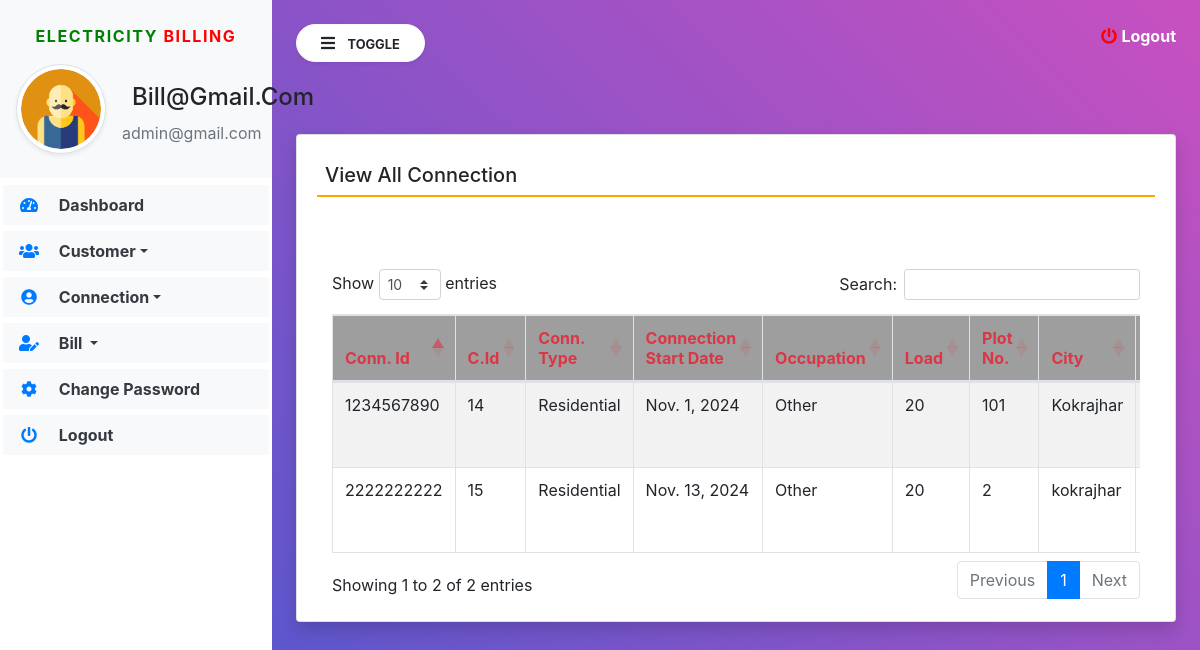
Screenshot of /view_Connection (signed in) with the database file from the repository.
### electricity/models.py (models this page shows, shortened)
class Connection(models.Model):
    customer = models.ForeignKey(Customer,on_delete=models.CASCADE)
    connectionid = models.CharField(max_length=10, null=True)
    connectiontype = models.CharField(max_length=100, null=True)
    connectionstartdate = models.DateField(null=True)
    occupation = models.CharField(max_length=100, null=True)
    connectionload = models.CharField(max_length=100, null=True)
    plotno = models.CharField(max_length=50, null=True)
    city = models.CharField(max_length=100, null=True)
    pincode = models.CharField(max_length=10, null=True)
    address = models.CharField(max_length=200, null=True)
    state = models.CharField(max_length=100, null=True)
    description = models.CharField(max_length=250, null=True)

class Customer(models.Model):
    user = models.ForeignKey(User,on_delete=models.CASCADE)
    contact = models.CharField(max_length=15, null=True)
    address = models.CharField(max_length=200, null=True)
    city = models.CharField(max_length=100,null=True)
    state = models.CharField(max_length=100, null=True)
    regdate = models.DateTimeField(auto_now_add=True)

### electricity/views.py (the view)
# urls.py: path('view_Connection', view_Connection,name='view_Connection'),
def view_Connection(request):
    if not request.user.is_authenticated:
        return redirect('admin_login')
    connection = Connection.objects.all()
    return render(request,'view_Connection.html', locals())

### electricity/templates/view_Connection.html (shortened to what this page needs)
{% extends 'navbar1.html' %}
{% load static %}
{% block body1 %}
 <div class="card shadow mt-5">
    <div class="card-body">
		<h5 class="p-2" style="border-bottom: 2px solid orange">View All Connection</h5>
     <div class="container mt-5">
		<h1 class="text-success text-center"></h1>
		<br>
		<table id="example" class="table table-striped table-bordered table-responsive" style="width:100%">
			<thead style="background-color: #9e9e9e">
				<tr>
				    <th class="text-danger">Conn. Id</th>
					<th class="text-danger">C.Id</th>
					<th class="text-danger">Conn. Type</th>
					<th class="text-danger">Connection Start Date</th>
					<th class="text-danger">Occupation</th>
					<th class="text-danger">Load</th>
					<th class="text-danger">Plot No.</th>
					<th class="text-danger">City</th>
					<th class="text-danger">Pincode</th>
				</tr>
			</thead>
			<tbody>
             {% for i in connection %}
			<tr>
				<td>{{i.connectionid}}</td>
				<td>{{i.customer.id}}</td>
				<td>{{i.connectiontype}}</td>
				<td>{{i.connectionstartdate}}</td>
				<td>{{i.occupation}}</td>
				<td>{{i.connectionload}}</td>
				<td>{{i.plotno}}</td>
				<td>{{i.city}}</td>
				<td>{{i.pincode}}</td>
            </tr>
			{% endfor %}
			</tbody>
		</table>
	</div>
	</div>
 </div>
{% endblock %}

### electricity/templates/navbar1.html (shortened to what this page needs)
{% load static %}
<html>
<head>
<link rel="stylesheet"
	href="https://maxcdn.bootstrapcdn.com/bootstrap/4.5.2/css/bootstrap.min.css">
<link rel="stylesheet"
	href="https://pro.fontawesome.com/releases/v5.10.0/css/all.css"
 />
<link rel="stylesheet"
	href="https://cdnjs.cloudflare.com/ajax/libs/twitter-bootstrap/4.5.2/css/bootstrap.css">
<link rel="stylesheet"
	href="https://cdn.datatables.net/1.11.3/css/dataTables.bootstrap4.min.css">
<link rel="stylesheet" href="{% static 'css/sidebar.css' %}">
</head>
<body>
	<div class="bg-white vertical-nav" id="sidebar">
		<div class="bg-light py-4 px-3 mb-1">
			<p class="text-center font-weight-bold text-uppercase px-3 sidebar-title"><span style="color:green">Electricity</span> <span style="color:red">Billing</span></p>
			<div class="media d-flex align-items-center">
				<img src="{% static 'images/user12.png' %}" width="90" height="90"
					class="mr-3 rounded-circle img-thumbnail shadow-sm">
				<div class="media-body">
					<h4 class="mb-0" style="text-transform: capitalize;">{{request.user.username}}</h4>
					<p class="text-muted mb-0">admin@gmail.com</p>
				</div>
			</div>
		</div>
		<ul class="nav flex-column bg-white">
			<li class="nav-item"><a href="{% url 'admin_home' %}"
				class="nav-link text-dark bg-light"> <i
					class="fas fa-tachometer-alt fa-fw mr-3 text-primary"></i>
					Dashboard
			</a></li>
			<li class="nav-item dropdown"><a href=""
				class="nav-link dropdown-toggle text-dark bg-light" id="navbardrop"
				data-toggle="dropdown"> <i
					class="fas fa-users fa-fw mr-3 text-primary"></i> Customer</a>
			</li>
			<li class="nav-item dropdown"><a href=""
				class="nav-link dropdown-toggle text-dark bg-light" id="navbardrop"
				data-toggle="dropdown">
				<i class="fas fa-user-circle fa-fw mr-3 text-primary"></i> Connection</a>
			</li>
			<li class="nav-item dropdown"><a href=""
				class="nav-link dropdown-toggle text-dark bg-light" id="navbardrop"
				data-toggle="dropdown"> <i
					class="fas fa-user-edit fa-fw mr-3 text-primary"></i> Bill
			</a>
				</li>
               <li class="nav-item"><a href="{% url 'change_password' %}"
				class="nav-link text-dark bg-light"> <i
					class="fas fa-cog fa-fw mr-3 text-primary"></i>
					Change Password
			</a></li>
			<li class="nav-item"><a href="{% url 'logout' %}"
				class="nav-link text-dark bg-light">
				<i class="fas fa-power-off fa-fw mr-3 text-primary"></i>
					Logout
			</a></li>
		</ul>
	</div>
	<div class="page-content p-4" id="content">
		<a data-toggle="modal" data-target="#exampleModalCenter" title="logout" class="text-white float-right"><i
			class="fas fa-power-off"></i> <b>Logout</b></a>
		<button id="sidebarCollapse" type="button"
			class="btn btn-light bg-white rounded-pill shadow-sm px-4 mb-4">
			<i class="fas fa-bars mr-2"></i> <small
				class="text-uppercase font-weight-bold">Toggle</small>
		</button>
		{% block body1 %}
		{% endblock %}
</div>
</body>
</html>

### electricity/static/css/sidebar.css (style rules this page uses)
.sidebar-title { letter-spacing: 0.1em; color: #aaa; }
body { background: linear-gradient(-135deg, #c850c0, #4158d0); min-height: 100vh; }
.vertical-nav { min-width: 17rem; width: 17rem; height: 100vh; position: fixed; top: 0; left: 0; transition:all 0.4s; }
.page-content { width: calc(100%-17rem); margin-left: 17rem; transition:all 0.4s; }
.nav-link { font-weight : bold; }
.fa-power-off { color: red; }

### electricity/templates/navbar1.html (style rules this page uses)
.nav-item { padding: 3px !important; }
h2, h4 { padding: 10px; }

### rows the page displays
Connection: connectionid "1234567890", customer.id "14", connectiontype "Residential", connectionstartdate "Nov. 1, 2024", occupation "Other", connectionload "20", plotno "101", city "Kokrajhar"
Connection: connectionid "2222222222", customer.id "15", connectiontype "Residential", connectionstartdate "Nov. 13, 2024", occupation "Other", connectionload "20", plotno "2", city "kokrajhar"

### other values shown
{{ request.user.username }} "Bill@gmail.com"
